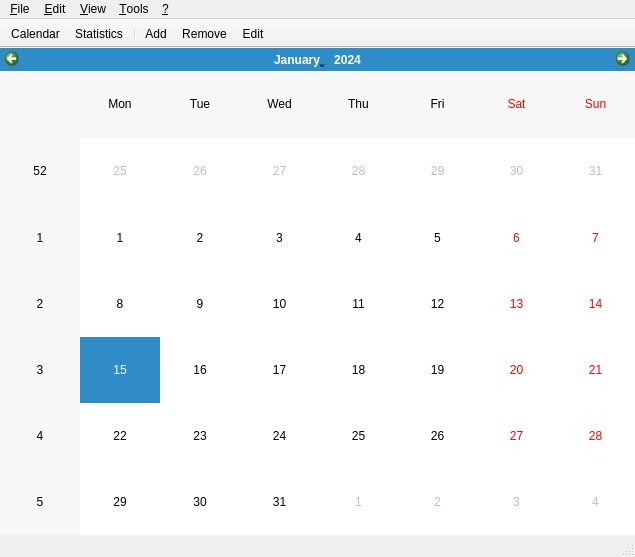
<?xml version="1.0" encoding="UTF-8"?>
<ui version="4.0">
 <class>MainView</class>
 <widget class="QMainWindow" name="MainView">
  <property name="geometry">
   <rect>
    <x>0</x>
    <y>0</y>
    <width>635</width>
    <height>557</height>
   </rect>
  </property>
  <property name="windowTitle">
   <string>Running</string>
  </property>
  <property name="windowIcon">
   <iconset resource="../../resources/application.qrc">
    <normaloff>:/icon</normaloff>:/icon</iconset>
  </property>
  <widget class="QWidget" name="centralwidget">
   <layout class="QVBoxLayout" name="verticalLayout_3">
    <property name="margin">
     <number>0</number>
    </property>
    <item>
     <widget class="QStackedWidget" name="stackedWidget">
      <property name="currentIndex">
       <number>0</number>
      </property>
      <widget class="QWidget" name="calendarPage">
       <layout class="QHBoxLayout" name="horizontalLayout_3">
        <property name="margin">
         <number>0</number>
        </property>
        <item>
         <widget class="CalendarWidget" name="calendarWidget"/>
        </item>
       </layout>
      </widget>
      <widget class="QWidget" name="eventPage">
       <layout class="QVBoxLayout" name="verticalLayout_6">
        <property name="margin">
         <number>0</number>
        </property>
        <item>
         <widget class="EventWidget" name="eventWidget" native="true"/>
        </item>
       </layout>
      </widget>
      <widget class="QWidget" name="statisticsPage">
       <layout class="QVBoxLayout" name="verticalLayout_2">
        <item>
         <layout class="QHBoxLayout" name="horizontalLayout_4">
          <item>
           <widget class="QLabel" name="label">
            <property name="text">
             <string>Search type:</string>
            </property>
           </widget>
          </item>
          <item>
           <widget class="QPushButton" name="statisticsPageEventsPushButton">
            <property name="text">
             <string>Events</string>
            </property>
           </widget>
          </item>
          <item>
           <widget class="QPushButton" name="statisticsPageShoesPushButton">
            <property name="text">
             <string>Shoes</string>
            </property>
           </widget>
          </item>
          <item>
           <spacer name="horizontalSpacer_6">
            <property name="orientation">
             <enum>Qt::Horizontal</enum>
            </property>
            <property name="sizeHint" stdset="0">
             <size>
              <width>40</width>
              <height>20</height>
             </size>
            </property>
           </spacer>
          </item>
         </layout>
        </item>
        <item>
         <widget class="QScrollArea" name="scrollArea">
          <property name="widgetResizable">
           <bool>true</bool>
          </property>
          <widget class="QWidget" name="scrollAreaWidgetContents">
           <property name="geometry">
            <rect>
             <x>0</x>
             <y>0</y>
             <width>615</width>
             <height>440</height>
            </rect>
           </property>
           <layout class="QVBoxLayout" name="verticalLayout_4">
            <property name="margin">
             <number>0</number>
            </property>
            <item>
             <widget class="StatisticsWidget" name="statisticsWidget" native="true">
              <property name="palette">
               <palette>
                <active>
                 <colorrole role="Base">
                  <brush brushstyle="SolidPattern">
                   <color alpha="255">
                    <red>255</red>
                    <green>255</green>
                    <blue>255</blue>
                   </color>
                  </brush>
                 </colorrole>
                 <colorrole role="Window">
                  <brush brushstyle="SolidPattern">
                   <color alpha="255">
                    <red>255</red>
                    <green>255</green>
                    <blue>255</blue>
                   </color>
                  </brush>
                 </colorrole>
                </active>
                <inactive>
                 <colorrole role="Base">
                  <brush brushstyle="SolidPattern">
                   <color alpha="255">
                    <red>255</red>
                    <green>255</green>
                    <blue>255</blue>
                   </color>
                  </brush>
                 </colorrole>
                 <colorrole role="Window">
                  <brush brushstyle="SolidPattern">
                   <color alpha="255">
                    <red>255</red>
                    <green>255</green>
                    <blue>255</blue>
                   </color>
                  </brush>
                 </colorrole>
                </inactive>
                <disabled>
                 <colorrole role="Base">
                  <brush brushstyle="SolidPattern">
                   <color alpha="255">
                    <red>255</red>
                    <green>255</green>
                    <blue>255</blue>
                   </color>
                  </brush>
                 </colorrole>
                 <colorrole role="Window">
                  <brush brushstyle="SolidPattern">
                   <color alpha="255">
                    <red>255</red>
                    <green>255</green>
                    <blue>255</blue>
                   </color>
                  </brush>
                 </colorrole>
                </disabled>
               </palette>
              </property>
              <property name="autoFillBackground">
               <bool>true</bool>
              </property>
             </widget>
            </item>
           </layout>
          </widget>
         </widget>
        </item>
       </layout>
      </widget>
     </widget>
    </item>
   </layout>
  </widget>
  <widget class="QMenuBar" name="menubar">
   <property name="geometry">
    <rect>
     <x>0</x>
     <y>0</y>
     <width>635</width>
     <height>21</height>
    </rect>
   </property>
   <widget class="QMenu" name="menuFile">
    <property name="title">
     <string>&amp;File</string>
    </property>
    <addaction name="actionExit"/>
   </widget>
   <widget class="QMenu" name="menuEdit">
    <property name="title">
     <string>&amp;Edit</string>
    </property>
    <addaction name="actionAdd"/>
    <addaction name="actionRemove"/>
    <addaction name="actionEdit"/>
    <addaction name="separator"/>
   </widget>
   <widget class="QMenu" name="menuView">
    <property name="title">
     <string>&amp;View</string>
    </property>
    <addaction name="actionCalendar"/>
    <addaction name="actionStatistics"/>
   </widget>
   <widget class="QMenu" name="menuHelp">
    <property name="title">
     <string>&amp;?</string>
    </property>
    <addaction name="actionSystemInformations"/>
    <addaction name="actionAbout"/>
   </widget>
   <widget class="QMenu" name="menuTools">
    <property name="title">
     <string>&amp;Tools</string>
    </property>
    <addaction name="actionSettings"/>
   </widget>
   <addaction name="menuFile"/>
   <addaction name="menuEdit"/>
   <addaction name="menuView"/>
   <addaction name="menuTools"/>
   <addaction name="menuHelp"/>
  </widget>
  <widget class="QStatusBar" name="statusbar"/>
  <widget class="QToolBar" name="toolBar">
   <property name="movable">
    <bool>false</bool>
   </property>
   <property name="iconSize">
    <size>
     <width>16</width>
     <height>16</height>
    </size>
   </property>
   <property name="toolButtonStyle">
    <enum>Qt::ToolButtonTextBesideIcon</enum>
   </property>
   <property name="floatable">
    <bool>false</bool>
   </property>
   <attribute name="toolBarArea">
    <enum>TopToolBarArea</enum>
   </attribute>
   <attribute name="toolBarBreak">
    <bool>false</bool>
   </attribute>
   <addaction name="actionCalendar"/>
   <addaction name="actionStatistics"/>
   <addaction name="separator"/>
   <addaction name="actionAdd"/>
   <addaction name="actionRemove"/>
   <addaction name="actionEdit"/>
  </widget>
  <action name="actionAdd">
   <property name="icon">
    <iconset resource="../../resources/application.qrc">
     <normaloff>:/images/event_add</normaloff>:/images/event_add</iconset>
   </property>
   <property name="text">
    <string>Add</string>
   </property>
  </action>
  <action name="actionRemove">
   <property name="icon">
    <iconset resource="../../resources/application.qrc">
     <normaloff>:/images/event_delete</normaloff>:/images/event_delete</iconset>
   </property>
   <property name="text">
    <string>Remove</string>
   </property>
  </action>
  <action name="actionExit">
   <property name="icon">
    <iconset resource="../../resources/application.qrc">
     <normaloff>:/images/exit</normaloff>:/images/exit</iconset>
   </property>
   <property name="text">
    <string>Exit</string>
   </property>
  </action>
  <action name="actionAbout">
   <property name="icon">
    <iconset resource="../../resources/application.qrc">
     <normaloff>:/images/about</normaloff>:/images/about</iconset>
   </property>
   <property name="text">
    <string>About ...</string>
   </property>
  </action>
  <action name="actionEdit">
   <property name="icon">
    <iconset resource="../../resources/application.qrc">
     <normaloff>:/images/event_edit</normaloff>:/images/event_edit</iconset>
   </property>
   <property name="text">
    <string>Edit</string>
   </property>
  </action>
  <action name="actionCalendar">
   <property name="icon">
    <iconset resource="../../resources/application.qrc">
     <normaloff>:/images/calendar</normaloff>:/images/calendar</iconset>
   </property>
   <property name="text">
    <string>Calendar</string>
   </property>
  </action>
  <action name="actionSettings">
   <property name="icon">
    <iconset resource="../../resources/application.qrc">
     <normaloff>:/images/settings</normaloff>:/images/settings</iconset>
   </property>
   <property name="text">
    <string>Settings ...</string>
   </property>
   <property name="toolTip">
    <string>Settings</string>
   </property>
  </action>
  <action name="actionStatistics">
   <property name="icon">
    <iconset resource="../../resources/application.qrc">
     <normaloff>:/images/statistics</normaloff>:/images/statistics</iconset>
   </property>
   <property name="text">
    <string>Statistics</string>
   </property>
  </action>
  <action name="actionSystemInformations">
   <property name="icon">
    <iconset resource="../../resources/application.qrc">
     <normaloff>:/images/information</normaloff>:/images/information</iconset>
   </property>
   <property name="text">
    <string>System Informations ...</string>
   </property>
   <property name="toolTip">
    <string>System Informations</string>
   </property>
  </action>
 </widget>
 <customwidgets>
  <customwidget>
   <class>CalendarWidget</class>
   <extends>QCalendarWidget</extends>
   <header>widgets/calendarwidget/calendarwidget.h</header>
  </customwidget>
  <customwidget>
   <class>StatisticsWidget</class>
   <extends>QWidget</extends>
   <header>widgets/statisticswidget/statisticswidget.h</header>
   <container>1</container>
  </customwidget>
  <customwidget>
   <class>EventWidget</class>
   <extends>QWidget</extends>
   <header>widgets/eventwidget/eventwidget.h</header>
   <container>1</container>
  </customwidget>
 </customwidgets>
 <tabstops>
  <tabstop>calendarWidget</tabstop>
 </tabstops>
 <resources>
  <include location="../../resources/application.qrc"/>
 </resources>
 <connections/>
</ui>
